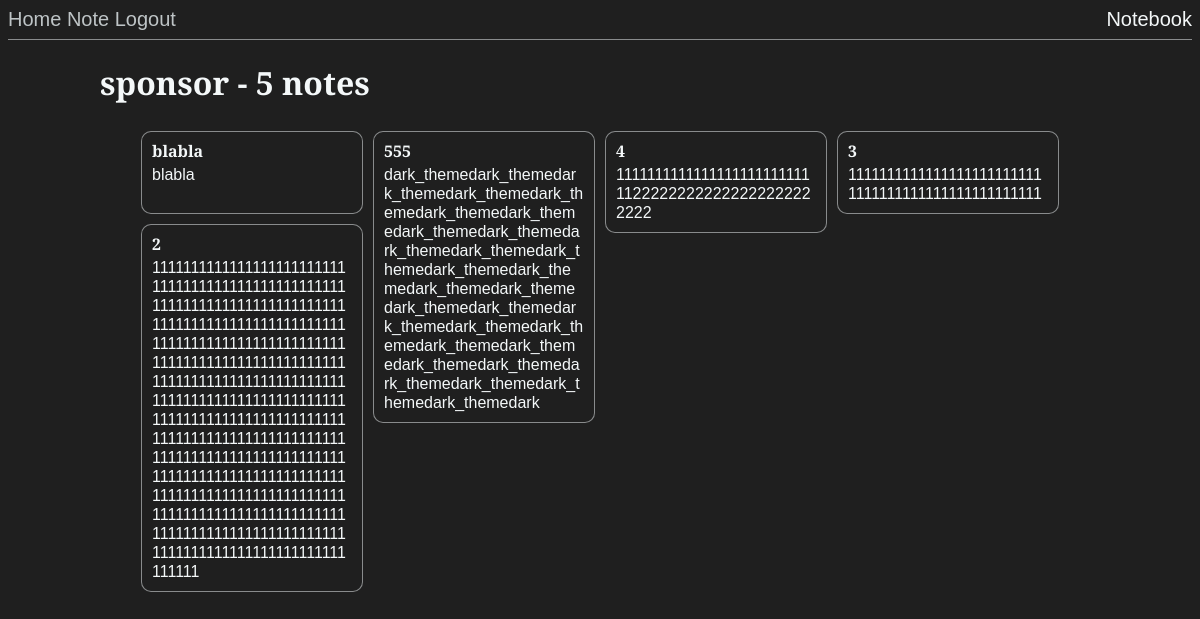
The page /index (signed in) on the database its author committed.
### app/models.py (models this page shows, shortened)
class User(UserMixin, db.Model):
    id = db.Column(db.Integer, primary_key=True)
    username = db.Column(db.String(64), index=True, unique=True)
    email = db.Column(db.String(120), index=True, unique=True)
    password_hash = db.Column(db.String(128))
    notes = db.relationship('Note', backref='author', lazy='dynamic')

class Note(db.Model):
    id = db.Column(db.Integer, primary_key=True)
    header = db.Column(db.String(64))
    body = db.Column(db.String(140))
    timestamp = db.Column(db.DateTime, index=True, default=datetime.utcnow)
    user_id = db.Column(db.Integer, db.ForeignKey('user.id'))

### app/routes.py (the view)
@app.route('/')
@app.route('/index')
@login_required
def index():
    user = User.query.filter_by(username=current_user.username).first_or_404()
    return render_template('index.html', title='Home', notes=push_notes(user))

### app/models.py (called while the page is built)
@login.user_loader
def load_user(id):
    return User.query.get(int(id))

### app/routes.py (called while the page is built)
def push_notes(user):
    all_notes = []
    notes = user.notes.all()
    for n in reversed(notes):
        all_notes.append({'id': n.id, 'header': n.header, 'body': n.body})
    return all_notes

### app/templates/index.html (shortened to what this page needs)
{% extends "base.html" %}
{% block content %}
    <h1>{{ current_user.username }} - {{notes|length}} notes</h1>
    <div class="note_blocks"
         data-masonry='{ "itemSelector": ".note_block", "columnWidth": ".note_block", "isFitWidth": "true" }'>
        {% for note in notes %}
            <div class="note_block"
                 onclick="window.location.href='{{ url_for('note_edit', username=current_user.username, id=note.id) }}';">
                <p class="note_header"><b>{{ note.header }}</b></p>
                <p class="note_body">{{ note.body }}</p>
            </div>
        {% endfor %}
    </div>
{% endblock %}

### app/static/css/styles.css (style rules this page uses)
body { background-color: #1f1f1f; color: #f4f8f9; font-family: 'Alegreya Sans', sans-serif, "Lucida Sans Unicode"; text-align: justify; }
.note_blocks { margin: 0 auto; user-select: none; }
.note_block p { margin: 0; word-wrap: break-word; }
.note_block { float: left; height: max-content; width: 200px; padding: 10px; border: 1px solid rgba(244, 248, 249, 0.5); border-radius: 10px; background: #1f1f1f; color: #f4f8f9; margin: 5px; -webkit-transition: all 0.3s ease; -moz-transition: all 0.3s ease; }
.note_header { max-height: calc(19px * 3); overflow: hidden; line-height: 19px; display: -webkit-box; -webkit-line-clamp: 3; -webkit-box-orient: vertical; }
.note_body { padding-top: 4px; max-height: calc(19px * 18); min-height: calc(19px * 2); overflow: hidden; line-height: 19px; display: -webkit-box; -webkit-line-clamp: 18; -webkit-box-orient: vertical; }

### rows shown on the page
User: username "sponsor"
Note: header "blabla", body "blabla"
Note: header "555", body "dark_themedark_themedark_themedark_themedark_themedark_themedark_themedark_themedark_themedark_themedark_themedark_themedark_themedark_themedark_themedark_themedark_themedark_themedark_themedark_themedark_themedark_themedark_themedark_themedark_themedark_themedark_themedark_themedark_themedark"
Note: header "4", body "111111111111111111111111111222222222222222222222222"
Note: header "3", body "11111111111111111111111111111111111111111111111111"
Note: header "2", body "1111111111111111111111111111111111111111111111111111111111111111111111111111111111111111111111111111111111111111111111111111111111111111111111111111111111111111111111111111111111111111111111111111111111111111111111111111111111111111111111111111111111111111111111111111111111111111111111111111111111111111111111111111111111111111111111111111111111111111111111111111111111111111111111111111111111111111111111"

### other values the page prints
{{ notes|length }} "5"
